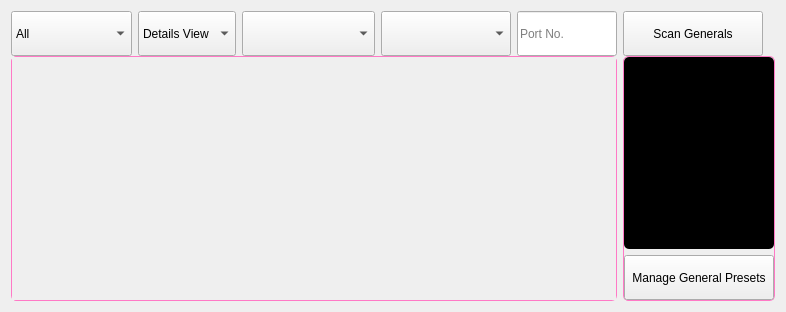
                         <widget class="QWidget" name="scan_generals">
                          <property name="sizePolicy">
                           <sizepolicy hsizetype="Preferred" vsizetype="Expanding">
                            <horstretch>0</horstretch>
                            <verstretch>0</verstretch>
                           </sizepolicy>
                          </property>
                          <attribute name="title">
                           <string>Scan Generals</string>
                          </attribute>
                          <layout class="QVBoxLayout" name="verticalLayout_17" stretch="1,10">
                           <property name="spacing">
                            <number>0</number>
                           </property>
                           <item>
                            <widget class="QFrame" name="frame_3">
                             <property name="frameShape">
                              <enum>QFrame::Shape::NoFrame</enum>
                             </property>
                             <property name="frameShadow">
                              <enum>QFrame::Shadow::Raised</enum>
                             </property>
                             <layout class="QHBoxLayout" name="horizontalLayout_7">
                              <property name="spacing">
                               <number>12</number>
                              </property>
                              <property name="leftMargin">
                               <number>0</number>
                              </property>
                              <property name="topMargin">
                               <number>0</number>
                              </property>
                              <property name="rightMargin">
                               <number>0</number>
                              </property>
                              <property name="bottomMargin">
                               <number>0</number>
                              </property>
                              <item alignment="Qt::AlignmentFlag::AlignLeft">
                               <widget class="QFrame" name="frame_8">
                                <property name="frameShape">
                                 <enum>QFrame::Shape::NoFrame</enum>
                                </property>
                                <property name="frameShadow">
                                 <enum>QFrame::Shadow::Raised</enum>
                                </property>
                                <layout class="QHBoxLayout" name="horizontalLayout_16">
                                 <property name="leftMargin">
                                  <number>0</number>
                                 </property>
                                 <property name="topMargin">
                                  <number>0</number>
                                 </property>
                                 <property name="rightMargin">
                                  <number>0</number>
                                 </property>
                                 <property name="bottomMargin">
                                  <number>0</number>
                                 </property>
                                 <item>
                                  <widget class="QComboBox" name="scan_generals_category">
                                   <property name="minimumSize">
                                    <size>
                                     <width>0</width>
                                     <height>45</height>
                                    </size>
                                   </property>
                                   <property name="styleSheet">
                                    <string notr="true"/>
                                   </property>
                                   <property name="currentIndex">
                                    <number>0</number>
                                   </property>
                                   <property name="placeholderText">
                                    <string>Scan Category</string>
                                   </property>
                                   <item>
                                    <property name="text">
                                     <string>All</string>
                                    </property>
                                   </item>
                                   <item>
                                    <property name="text">
                                     <string>Military</string>
                                    </property>
                                   </item>
                                   <item>
                                    <property name="text">
                                     <string>Development</string>
                                    </property>
                                   </item>
                                   <item>
                                    <property name="text">
                                     <string>Duty</string>
                                    </property>
                                   </item>
                                   <item>
                                    <property name="text">
                                     <string>Subordinate City</string>
                                    </property>
                                   </item>
                                  </widget>
                                 </item>
                                 <item>
                                  <widget class="QComboBox" name="scan_generals_view">
                                   <property name="sizePolicy">
                                    <sizepolicy hsizetype="Preferred" vsizetype="Fixed">
                                     <horstretch>0</horstretch>
                                     <verstretch>0</verstretch>
                                    </sizepolicy>
                                   </property>
                                   <property name="minimumSize">
                                    <size>
                                     <width>0</width>
                                     <height>45</height>
                                    </size>
                                   </property>
                                   <property name="currentIndex">
                                    <number>0</number>
                                   </property>
                                   <property name="placeholderText">
                                    <string>Scan View</string>
                                   </property>
                                   <item>
                                    <property name="text">
                                     <string>Details View</string>
                                    </property>
                                   </item>
                                   <item>
                                    <property name="text">
                                     <string>List View</string>
                                    </property>
                                   </item>
                                  </widget>
                                 </item>
                                 <item>
                                  <widget class="QCheckComboBox" name="scan_generals_type">
                                   <property name="minimumSize">
                                    <size>
                                     <width>0</width>
                                     <height>45</height>
                                    </size>
                                   </property>
                                   <property name="currentIndex">
                                    <number>-1</number>
                                   </property>
                                   <property name="placeholderText">
                                    <string>Scan Type</string>
                                   </property>
                                   <item>
                                    <property name="text">
                                     <string>Epic Historic</string>
                                    </property>
                                   </item>
                                   <item>
                                    <property name="text">
                                     <string>Legendary Historic</string>
                                    </property>
                                   </item>
                                  </widget>
                                 </item>
                                 <item>
                                  <widget class="QCheckComboBox" name="scan_generals_filter">
                                   <property name="minimumSize">
                                    <size>
                                     <width>130</width>
                                     <height>45</height>
                                    </size>
                                   </property>
                                   <property name="placeholderText">
                                    <string>Scan Filter</string>
                                   </property>
                                   <item>
                                    <property name="text">
                                     <string>Favorite</string>
                                    </property>
                                   </item>
                                   <item>
                                    <property name="text">
                                     <string>Idle</string>
                                    </property>
                                   </item>
                                  </widget>
                                 </item>
                                 <item>
                                  <widget class="QLineEdit" name="scan_generals_port">
                                   <property name="minimumSize">
                                    <size>
                                     <width>0</width>
                                     <height>45</height>
                                    </size>
                                   </property>
                                   <property name="maximumSize">
                                    <size>
                                     <width>100</width>
                                     <height>16777215</height>
                                    </size>
                                   </property>
                                   <property name="text">
                                    <string/>
                                   </property>
                                   <property name="maxLength">
                                    <number>10</number>
                                   </property>
                                   <property name="placeholderText">
                                    <string>Port No.</string>
                                   </property>
                                   <property name="clearButtonEnabled">
                                    <bool>true</bool>
                                   </property>
                                  </widget>
                                 </item>
                                 <item>
                                  <widget class="QPushButton" name="scan_generals_btn">
                                   <property name="minimumSize">
                                    <size>
                                     <width>140</width>
                                     <height>45</height>
                                    </size>
                                   </property>
                                   <property name="text">
                                    <string>Scan Generals</string>
                                   </property>
                                  </widget>
                                 </item>
                                </layout>
                               </widget>
                              </item>
                              <item alignment="Qt::AlignmentFlag::AlignRight">
                               <widget class="QFrame" name="toggle_general_view_frame">
                                <property name="frameShape">
                                 <enum>QFrame::Shape::NoFrame</enum>
                                </property>
                                <property name="frameShadow">
                                 <enum>QFrame::Shadow::Raised</enum>
                                </property>
                               </widget>
                              </item>
                             </layout>
                            </widget>
                           </item>
                           <item>
                            <widget class="QFrame" name="frame_4">
                             <property name="frameShape">
                              <enum>QFrame::Shape::NoFrame</enum>
                             </property>
                             <property name="frameShadow">
                              <enum>QFrame::Shadow::Raised</enum>
                             </property>
                             <layout class="QHBoxLayout" name="horizontalLayout_15" stretch="8,2">
                              <property name="leftMargin">
                               <number>0</number>
                              </property>
                              <property name="topMargin">
                               <number>0</number>
                              </property>
                              <property name="rightMargin">
                               <number>0</number>
                              </property>
                              <property name="bottomMargin">
                               <number>0</number>
                              </property>
                              <item>
                               <widget class="QScrollArea" name="bm_generals_scroll_area">
                                <property name="styleSheet">
                                 <string notr="true">#bm_generals_scroll_area{
	border: 1px solid  rgb(255, 121, 198); border-radius: 5px;margin-top: 0.2em
}</string>
                                </property>
                                <property name="frameShape">
                                 <enum>QFrame::Shape::NoFrame</enum>
                                </property>
                                <property name="widgetResizable">
                                 <bool>true</bool>
                                </property>
                                <widget class="QWidget" name="scrollAreaWidgetContents">
                                 <property name="geometry">
                                  <rect>
                                   <x>0</x>
                                   <y>0</y>
                                   <width>32</width>
                                   <height>22</height>
                                  </rect>
                                 </property>
                                 <layout class="QHBoxLayout" name="horizontalLayout_9">
                                  <property name="leftMargin">
                                   <number>11</number>
                                  </property>
                                  <property name="topMargin">
                                   <number>11</number>
                                  </property>
                                  <property name="rightMargin">
                                   <number>11</number>
                                  </property>
                                  <property name="bottomMargin">
                                   <number>11</number>
                                  </property>
                                  <item>
                                   <widget class="QFrame" name="generals_list_frame">
                                    <property name="styleSheet">
                                     <string notr="true"/>
                                    </property>
                                    <property name="frameShape">
                                     <enum>QFrame::Shape::NoFrame</enum>
                                    </property>
                                    <property name="frameShadow">
                                     <enum>QFrame::Shadow::Raised</enum>
                                    </property>
                                   </widget>
                                  </item>
                                 </layout>
                                </widget>
                               </widget>
                              </item>
                              <item>
                               <widget class="QFrame" name="scan_general_console_frame">
                                <property name="styleSheet">
                                 <string notr="true">#scan_general_console_frame{ border: 1px solid  rgb(255, 121, 198); border-radius: 5px;margin-top: 0.2em}

/* */</string>
                                </property>
                                <property name="frameShape">
                                 <enum>QFrame::Shape::StyledPanel</enum>
                                </property>
                                <property name="frameShadow">
                                 <enum>QFrame::Shadow::Raised</enum>
                                </property>
                                <layout class="QVBoxLayout" name="verticalLayout_19">
                                 <property name="leftMargin">
                                  <number>0</number>
                                 </property>
                                 <property name="topMargin">
                                  <number>0</number>
                                 </property>
                                 <property name="rightMargin">
                                  <number>0</number>
                                 </property>
                                 <property name="bottomMargin">
                                  <number>0</number>
                                 </property>
                                 <item>
                                  <widget class="QPlainTextEdit" name="scan_general_console">
                                   <property name="styleSheet">
                                    <string notr="true">background-color: rgb(0,0,0);
font: 9pt &quot;Source Code Pro&quot;;
border-radius: 5px;</string>
                                   </property>
                                   <property name="readOnly">
                                    <bool>true</bool>
                                   </property>
                                   <property name="plainText">
                                    <string>Note: Double-tap on the general's name tag to rename it.
</string>
                                   </property>
                                  </widget>
                                 </item>
                                 <item>
                                  <widget class="QPushButton" name="general_preset_btn">
                                   <property name="minimumSize">
                                    <size>
                                     <width>0</width>
                                     <height>45</height>
                                    </size>
                                   </property>
                                   <property name="text">
                                    <string>Manage General Presets</string>
                                   </property>
                                  </widget>
                                 </item>
                                </layout>
                               </widget>
                              </item>
                             </layout>
                            </widget>
                           </item>
                          </layout>
                         </widget>
